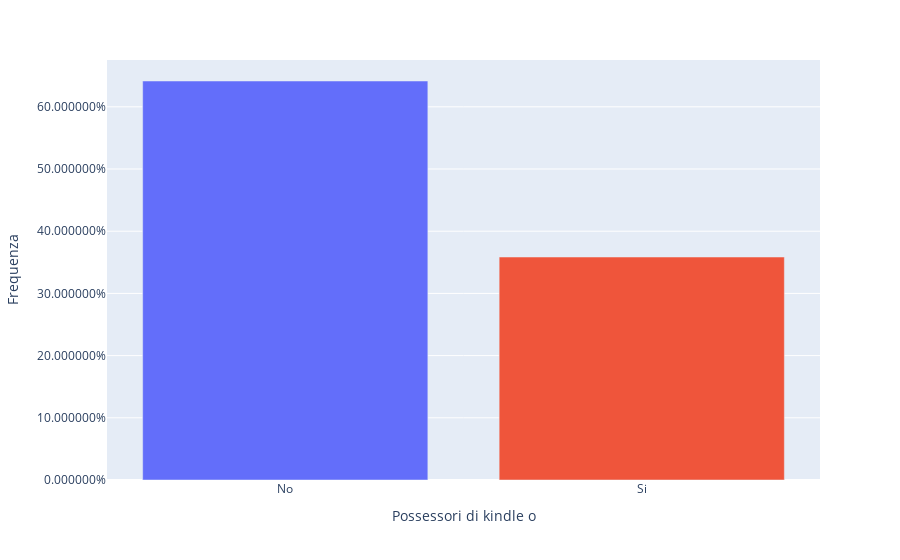

The notebook cell this image was saved under:
### Code cell
# Kindle

df_kindle = get_freq(df, 'kindle')

# Relative freq
df_kindle = to_relative_freq(df_kindle)

bar_kindle = px.bar(df_kindle, x='kindle', y='f', color='kindle', labels={'kindle': 'Possessori di kindle o ', 'f': 'Frequenza'})

bar_kindle.update_layout(
    showlegend=False,
    yaxis_tickformat = '%'
)

bar_kindle.show()

save_plot(bar_kindle, 'bar_kindle', True)

### Figure 1 — Plotly figure (JSON) as saved in the notebook; plotly's stock layout.template omitted (floating-point values rounded to 4 significant figures)
{"data": [{"alignmentgroup": "True", "hovertemplate": "Possessori di kindle o =%{x}<br>Frequenza=%{y}<extra></extra>", "legendgroup": "No", "marker": {"color": "#636efa"}, "name": "No", "offsetgroup": "No", "orientation": "v", "showlegend": true, "textposition": "auto", "type": "bar", "x": ["No"], "xaxis": "x", "y": [0.6415], "yaxis": "y"}, {"alignmentgroup": "True", "hovertemplate": "Possessori di kindle o =%{x}<br>Frequenza=%{y}<extra></extra>", "legendgroup": "Si", "marker": {"color": "#EF553B"}, "name": "Si", "offsetgroup": "Si", "orientation": "v", "showlegend": true, "textposition": "auto", "type": "bar", "x": ["Si"], "xaxis": "x", "y": [0.3585], "yaxis": "y"}], "layout": {"barmode": "relative", "legend": {"title": {"text": "Possessori di kindle o "}, "tracegroupgap": 0}, "margin": {"t": 60}, "showlegend": false, "xaxis": {"anchor": "y", "categoryarray": ["No", "Si"], "categoryorder": "array", "domain": [0, 1], "title": {"text": "Possessori di kindle o "}}, "yaxis": {"anchor": "x", "domain": [0, 1], "tickformat": "%", "title": {"text": "Frequenza"}}}}
